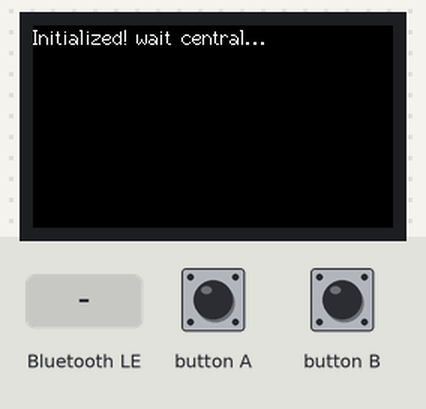
Simulated run of this sketch. Board: ESP32. Parts: 240×135 colour display. Inputs (shaded band) come from the test bench. Nothing arrives over Bluetooth unless stated; a phone connects over Bluetooth LE 3 s after start; what the sketch prints to the serial monitor is not drawn.

Above: at 0.2 s.
At 3.7 s:
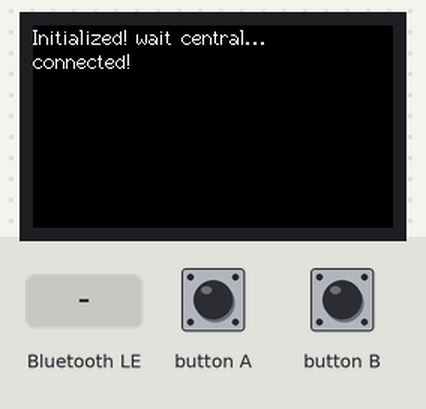
3.8 s: Bluetooth LE write "1" received
5.3 s: Bluetooth LE write "0" received
At 6.6 s:
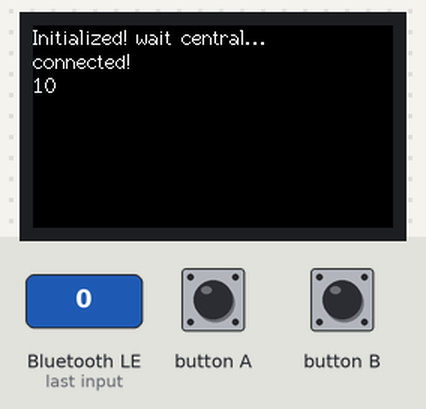
Timing chart, 0 to 8.3 s (numbered marks = the images above; inputs shaded):
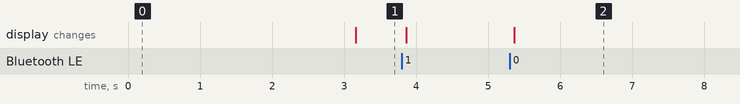

Measured:
- after the input at 5.3 s, the display: changes after 0.06 s (image 2)

The sketch:

esp32-ble-uart-slave.ino
```cpp
#include <M5StickCPlus.h>
#include <BLEDevice.h>
#include <BLEServer.h>
#include <BLEUtils.h>
#include <BLE2902.h>

#define DEVICE_NAME "BT_SPP_SLAVE"
#define UUID_VSP_SERVICE  "569a1101-b87f-490c-92cb-11ba5ea5167c" //VSP
#define UUID_RX "569a2001-b87f-490c-92cb-11ba5ea5167c" //RX
#define UUID_TX "569a2000-b87f-490c-92cb-11ba5ea5167c" //TX

//----------------------------

BLEServer *pServer;
BLEService *pService;
BLECharacteristic *pRxCharacteristic;
BLECharacteristic *pTxCharacteristic;

bool deviceConnected = false;

//----------------------------

void sendTx();


class MyServerCallbacks: public BLEServerCallbacks {
  void onConnect(BLEServer* pServer) {
    deviceConnected = true;
    M5.Lcd.println("connected!");
  };

  void onDisconnect(BLEServer* pServer) {
    deviceConnected = false;
  }
};

class MyCallbacks: public BLECharacteristicCallbacks {
  void onWrite(BLECharacteristic *pCharacteristic) {
    std::string rxValue = pCharacteristic->getValue();

    if (rxValue.length() > 0) {
      Serial.println("*********");
      Serial.print("Received Value: ");
      for (int i = 0; i < rxValue.length(); i++) {
        Serial.print(rxValue[i]);
        M5.Lcd.print(rxValue[i]);
      }
      Serial.println();
      Serial.println("*********");
    }
  }
};


//----------------------------

void setup() {
  M5.begin();
  M5.Lcd.setRotation(3);
  M5.Lcd.setCursor(0, 0, 2);

  // setup BLE serial
  BLEDevice::init(DEVICE_NAME); //Bluetooth device name
  pServer = BLEDevice::createServer();
  pServer->setCallbacks(new MyServerCallbacks());
  pService = pServer->createService(UUID_VSP_SERVICE);
  pRxCharacteristic = pService->createCharacteristic(
                                UUID_RX,
                                BLECharacteristic::PROPERTY_WRITE
                              );
  pRxCharacteristic->setCallbacks(new MyCallbacks());
  pTxCharacteristic = pService->createCharacteristic(
                                UUID_TX,
                                BLECharacteristic::PROPERTY_NOTIFY
                              );
  pTxCharacteristic->addDescriptor(new BLE2902());
  pService->start();

  BLEAdvertising *pAdvertising = BLEDevice::getAdvertising();
  pAdvertising->addServiceUUID(UUID_VSP_SERVICE);
  pAdvertising->setScanResponse(true);
  pAdvertising->setMinPreferred(0x06);  // functions that help with iPhone connections issue
  pAdvertising->setMinPreferred(0x12);
  BLEDevice::startAdvertising();

  Serial.println("Initialized");
  M5.Lcd.println("Initialized! wait central...");
}

void loop() {
  M5.update();

  delay(20);
}

//----------------------------

void sendTx(char value) {
  pTxCharacteristic->setValue((uint8_t*)&value, 1);
  pTxCharacteristic->notify();
}

//----------------------------
```
